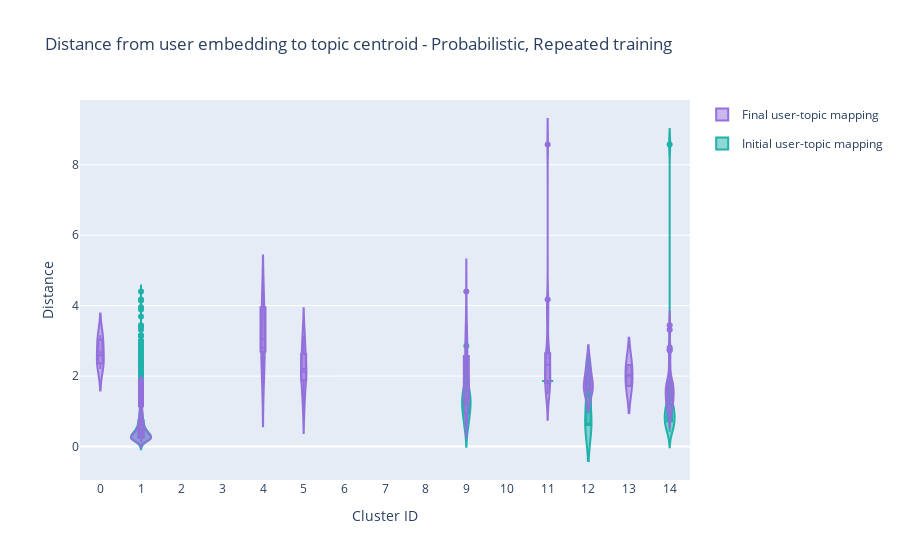

The notebook cell saved with this chart:
### Code cell
# Plotting only single training

fig = go.Figure()

t_initial, t_final = 1, 100

repeated_training = 1
training_type = 'Repeated training' if repeated_training else 'Single training'

cluster_ids = [c for c in range(num_clusters)]
initial_legend = 1
final_legend = 1
for clust_id in cluster_ids:
    # Plotting distribution of INITIAL user distance to INITIAL topic cluster by cluster
    fig.add_trace(go.Violin(x=df_topic_mapping['initial_topic_cluster'][(df_topic_mapping['initial_topic_cluster'] == clust_id) & (df_topic_mapping['repeated_training'] == repeated_training)],
                            y=df_topic_mapping['initial_topic_dist'][(df_topic_mapping['initial_topic_cluster'] == clust_id) & (df_topic_mapping['repeated_training'] == repeated_training)],
                            legendgroup=f"Initial",
                            name='Initial user-topic mapping',
                            box_visible=True,
                            line_color='lightseagreen',
                            meanline_visible=True,
                            showlegend=(initial_legend==1)
                            ))
    # Plotting distribution of FINAL user distance to FINAL topic cluster 
    # clust_counts_final.append((clust_id, df[df.final_cluster == clust_id].shape[0]))
    fig.add_trace(go.Violin(x=df_topic_mapping['final_topic_cluster'][(df_topic_mapping['final_topic_cluster'] == clust_id) & (df_topic_mapping['repeated_training'] == repeated_training)],
                            y=df_topic_mapping['final_topic_dist'][(df_topic_mapping['final_topic_cluster'] == clust_id) & (df_topic_mapping['repeated_training'] == repeated_training)],
                            legendgroup='Final',
                            name=f"Final user-topic mapping",
                            box_visible=True,
                            line_color='mediumpurple',
                            meanline_visible=True,
                            showlegend=(final_legend==1)
                            ))
    if clust_id in df_topic_mapping['initial_topic_cluster'].values:
        initial_legend = 0
    if clust_id in df_topic_mapping['final_topic_cluster'].values:
        final_legend = 0
    
fig.update_layout(
    title=f"Distance from user embedding to topic centroid - {model_names_readable[model]}, {training_type}",
    xaxis_title="Cluster ID",
    yaxis_title="Distance",
    # legend_title="Cluster assignment before v. after ",
    xaxis = dict(ticktext=cluster_ids, tick0=0, dtick=1),
    # legend=dict(yanchor="top", y=0.99, xanchor="left", x=0.01)
)
fig.show()

### Figure 1 — Plotly figure (JSON) as saved in the notebook; plotly's stock layout.template omitted (floating-point values rounded to 4 significant figures; data arrays with more than 128 entries replaced by an {"elided": "..."} marker saying what was removed)
{"data": [{"box": {"visible": true}, "legendgroup": "Initial", "line": {"color": "lightseagreen"}, "meanline": {"visible": true}, "name": "Initial user-topic mapping", "showlegend": true, "type": "violin", "x": [], "y": []}, {"box": {"visible": true}, "legendgroup": "Final", "line": {"color": "mediumpurple"}, "meanline": {"visible": true}, "name": "Final user-topic mapping", "showlegend": true, "type": "violin", "x": [0, 0, 0, 0, 0], "y": [3.161, 2.992, 2.591, 2.412, 2.201]}, {"box": {"visible": true}, "legendgroup": "Initial", "line": {"color": "lightseagreen"}, "meanline": {"visible": true}, "name": "Initial user-topic mapping", "showlegend": true, "type": "violin", "x": {"elided": "903 int values"}, "y": {"elided": "903 float values"}}, {"box": {"visible": true}, "legendgroup": "Final", "line": {"color": "mediumpurple"}, "meanline": {"visible": true}, "name": "Final user-topic mapping", "showlegend": false, "type": "violin", "x": {"elided": "834 int values"}, "y": {"elided": "834 float values"}}, {"box": {"visible": true}, "legendgroup": "Initial", "line": {"color": "lightseagreen"}, "meanline": {"visible": true}, "name": "Initial user-topic mapping", "showlegend": false, "type": "violin", "x": [], "y": []}, {"box": {"visible": true}, "legendgroup": "Final", "line": {"color": "mediumpurple"}, "meanline": {"visible": true}, "name": "Final user-topic mapping", "showlegend": false, "type": "violin", "x": [], "y": []}, {"box": {"visible": true}, "legendgroup": "Initial", "line": {"color": "lightseagreen"}, "meanline": {"visible": true}, "name": "Initial user-topic mapping", "showlegend": false, "type": "violin", "x": [], "y": []}, {"box": {"visible": true}, "legendgroup": "Final", "line": {"color": "mediumpurple"}, "meanline": {"visible": true}, "name": "Final user-topic mapping", "showlegend": false, "type": "violin", "x": [], "y": []}, {"box": {"visible": true}, "legendgroup": "Initial", "line": {"color": "lightseagreen"}, "meanline": {"visible": true}, "name": "Initial user-topic mapping", "showlegend": false, "type": "violin", "x": [], "y": []}, {"box": {"visible": true}, "legendgroup": "Final", "line": {"color": "mediumpurple"}, "meanline": {"visible": true}, "name": "Final user-topic mapping", "showlegend": false, "type": "violin", "x": [4, 4, 4, 4, 4, 4], "y": [2.694, 4.145, 1.849, 2.754, 3.954, 2.855]}, {"box": {"visible": true}, "legendgroup": "Initial", "line": {"color": "lightseagreen"}, "meanline": {"visible": true}, "name": "Initial user-topic mapping", "showlegend": false, "type": "violin", "x": [], "y": []}, {"box": {"visible": true}, "legendgroup": "Final", "line": {"color": "mediumpurple"}, "meanline": {"visible": true}, "name": "Final user-topic mapping", "showlegend": false, "type": "violin", "x": [5, 5, 5, 5, 5, 5, 5, 5], "y": [2.403, 1.166, 3.141, 2.038, 1.718, 2.866, 2.225, 2.04]}, {"box": {"visible": true}, "legendgroup": "Initial", "line": {"color": "lightseagreen"}, "meanline": {"visible": true}, "name": "Initial user-topic mapping", "showlegend": false, "type": "violin", "x": [], "y": []}, {"box": {"visible": true}, "legendgroup": "Final", "line": {"color": "mediumpurple"}, "meanline": {"visible": true}, "name": "Final user-topic mapping", "showlegend": false, "type": "violin", "x": [], "y": []}, {"box": {"visible": true}, "legendgroup": "Initial", "line": {"color": "lightseagreen"}, "meanline": {"visible": true}, "name": "Initial user-topic mapping", "showlegend": false, "type": "violin", "x": [], "y": []}, {"box": {"visible": true}, "legendgroup": "Final", "line": {"color": "mediumpurple"}, "meanline": {"visible": true}, "name": "Final user-topic mapping", "showlegend": false, "type": "violin", "x": [], "y": []}, {"box": {"visible": true}, "legendgroup": "Initial", "line": {"color": "lightseagreen"}, "meanline": {"visible": true}, "name": "Initial user-topic mapping", "showlegend": false, "type": "violin", "x": [], "y": []}, {"box": {"visible": true}, "legendgroup": "Final", "line": {"color": "mediumpurple"}, "meanline": {"visible": true}, "name": "Final user-topic mapping", "showlegend": false, "type": "violin", "x": [], "y": []}, {"box": {"visible": true}, "legendgroup": "Initial", "line": {"color": "lightseagreen"}, "meanline": {"visible": true}, "name": "Initial user-topic mapping", "showlegend": false, "type": "violin", "x": [9, 9, 9, 9, 9, 9, 9, 9, 9, 9, 9, 9, 9, 9, 9, 9, 9, 9], "y": [1.506, 1.416, 0.6291, 1.591, 1.728, 0.559, 1.161, 1.197, 1.214, 2.456, 1.578, 1.024, 0.6802, 1.361, 0.9317, 1.22, 2.855, 0.9321]}, {"box": {"visible": true}, "legendgroup": "Final", "line": {"color": "mediumpurple"}, "meanline": {"visible": true}, "name": "Final user-topic mapping", "showlegend": false, "type": "violin", "x": [9, 9, 9, 9, 9, 9, 9, 9, 9, 9, 9, 9, 9, 9, 9, 9, 9, 9, 9, 9, 9, 9, 9, 9, 9, 9], "y": [1.207, 1.732, 2.921, 1.291, 3.403, 1.821, 1.694, 1.463, 1.891, 2.869, 1.457, 2.566, 4.398, 2.998, 2.076, 1.578, 1.478, 1.771, 2.11, 1.297, 1.361, 3.137, 1.339, 1.297, 1.753, 1.177]}, {"box": {"visible": true}, "legendgroup": "Initial", "line": {"color": "lightseagreen"}, "meanline": {"visible": true}, "name": "Initial user-topic mapping", "showlegend": false, "type": "violin", "x": [], "y": []}, {"box": {"visible": true}, "legendgroup": "Final", "line": {"color": "mediumpurple"}, "meanline": {"visible": true}, "name": "Final user-topic mapping", "showlegend": false, "type": "violin", "x": [], "y": []}, {"box": {"visible": true}, "legendgroup": "Initial", "line": {"color": "lightseagreen"}, "meanline": {"visible": true}, "name": "Initial user-topic mapping", "showlegend": false, "type": "violin", "x": [11], "y": [1.856]}, {"box": {"visible": true}, "legendgroup": "Final", "line": {"color": "mediumpurple"}, "meanline": {"visible": true}, "name": "Final user-topic mapping", "showlegend": false, "type": "violin", "x": [11, 11, 11, 11, 11, 11, 11, 11, 11, 11, 11, 11, 11, 11, 11, 11, 11, 11, 11, 11], "y": [2.595, 1.79, 1.856, 1.486, 4.172, 3.692, 1.817, 2.509, 2.201, 2.441, 1.6, 8.572, 2.456, 1.795, 2.704, 1.987, 1.825, 2.438, 1.52, 3.892]}, {"box": {"visible": true}, "legendgroup": "Initial", "line": {"color": "lightseagreen"}, "meanline": {"visible": true}, "name": "Initial user-topic mapping", "showlegend": false, "type": "violin", "x": [12, 12, 12], "y": [1.678, 0.6429, 0.6035]}, {"box": {"visible": true}, "legendgroup": "Final", "line": {"color": "mediumpurple"}, "meanline": {"visible": true}, "name": "Final user-topic mapping", "showlegend": false, "type": "violin", "x": [12, 12, 12, 12], "y": [1.678, 1.531, 2.324, 1.854]}, {"box": {"visible": true}, "legendgroup": "Initial", "line": {"color": "lightseagreen"}, "meanline": {"visible": true}, "name": "Initial user-topic mapping", "showlegend": false, "type": "violin", "x": [], "y": []}, {"box": {"visible": true}, "legendgroup": "Final", "line": {"color": "mediumpurple"}, "meanline": {"visible": true}, "name": "Final user-topic mapping", "showlegend": false, "type": "violin", "x": [13, 13], "y": [1.721, 2.313]}, {"box": {"visible": true}, "legendgroup": "Initial", "line": {"color": "lightseagreen"}, "meanline": {"visible": true}, "name": "Initial user-topic mapping", "showlegend": false, "type": "violin", "x": [14, 14, 14, 14, 14, 14, 14, 14, 14, 14, 14, 14, 14, 14, 14, 14, 14, 14], "y": [0.9451, 1.207, 1.068, 1.531, 0.7068, 1.008, 0.5742, 8.572, 1.179, 1.006, 1.529, 0.4182, 0.7839, 2.754, 0.7671, 0.5097, 0.5743, 0.778]}, {"box": {"visible": true}, "legendgroup": "Final", "line": {"color": "mediumpurple"}, "meanline": {"visible": true}, "name": "Final user-topic mapping", "showlegend": false, "type": "violin", "x": [14, 14, 14, 14, 14, 14, 14, 14, 14, 14, 14, 14, 14, 14, 14, 14, 14, 14, 14, 14, 14, 14, 14, 14, 14, 14, 14, 14, 14, 14, 14, 14, 14, 14, 14, 14, 14, 14], "y": [1.182, 1.304, 1.378, 1.241, 1.703, 1.542, 1.454, 1.179, 1.821, 1.591, 1.808, 1.626, 3.44, 1.372, 1.727, 1.756, 1.214, 1.416, 1.893, 2.725, 1.089, 0.9414, 0.9585, 1.16, 2.811, 1.725, 1.009, 2.282, 3.312, 2.197, 1.331, 1.502, 1.872, 1.415, 1.745, 1.632, 2.534, 1.547]}, {"box": {"visible": true}, "legendgroup": "Initial", "line": {"color": "lightseagreen"}, "meanline": {"visible": true}, "name": "Initial user-topic mapping", "showlegend": false, "type": "violin", "x": [], "y": []}, {"box": {"visible": true}, "legendgroup": "Final", "line": {"color": "mediumpurple"}, "meanline": {"visible": true}, "name": "Final user-topic mapping", "showlegend": false, "type": "violin", "x": [], "y": []}, {"box": {"visible": true}, "legendgroup": "Initial", "line": {"color": "lightseagreen"}, "meanline": {"visible": true}, "name": "Initial user-topic mapping", "showlegend": false, "type": "violin", "x": [], "y": []}, {"box": {"visible": true}, "legendgroup": "Final", "line": {"color": "mediumpurple"}, "meanline": {"visible": true}, "name": "Final user-topic mapping", "showlegend": false, "type": "violin", "x": [], "y": []}, {"box": {"visible": true}, "legendgroup": "Initial", "line": {"color": "lightseagreen"}, "meanline": {"visible": true}, "name": "Initial user-topic mapping", "showlegend": false, "type": "violin", "x": [], "y": []}, {"box": {"visible": true}, "legendgroup": "Final", "line": {"color": "mediumpurple"}, "meanline": {"visible": true}, "name": "Final user-topic mapping", "showlegend": false, "type": "violin", "x": [], "y": []}, {"box": {"visible": true}, "legendgroup": "Initial", "line": {"color": "lightseagreen"}, "meanline": {"visible": true}, "name": "Initial user-topic mapping", "showlegend": false, "type": "violin", "x": [], "y": []}, {"box": {"visible": true}, "legendgroup": "Final", "line": {"color": "mediumpurple"}, "meanline": {"visible": true}, "name": "Final user-topic mapping", "showlegend": false, "type": "violin", "x": [], "y": []}, {"box": {"visible": true}, "legendgroup": "Initial", "line": {"color": "lightseagreen"}, "meanline": {"visible": true}, "name": "Initial user-topic mapping", "showlegend": false, "type": "violin", "x": [], "y": []}, {"box": {"visible": true}, "legendgroup": "Final", "line": {"color": "mediumpurple"}, "meanline": {"visible": true}, "name": "Final user-topic mapping", "showlegend": false, "type": "violin", "x": [], "y": []}, {"box": {"visible": true}, "legendgroup": "Initial", "line": {"color": "lightseagreen"}, "meanline": {"visible": true}, "name": "Initial user-topic mapping", "showlegend": false, "type": "violin", "x": [], "y": []}, {"box": {"visible": true}, "legendgroup": "Final", "line": {"color": "mediumpurple"}, "meanline": {"visible": true}, "name": "Final user-topic mapping", "showlegend": false, "type": "violin", "x": [], "y": []}, {"box": {"visible": true}, "legendgroup": "Initial", "line": {"color": "lightseagreen"}, "meanline": {"visible": true}, "name": "Initial user-topic mapping", "showlegend": false, "type": "violin", "x": [], "y": []}, {"box": {"visible": true}, "legendgroup": "Final", "line": {"color": "mediumpurple"}, "meanline": {"visible": true}, "name": "Final user-topic mapping", "showlegend": false, "type": "violin", "x": [], "y": []}, {"box": {"visible": true}, "legendgroup": "Initial", "line": {"color": "lightseagreen"}, "meanline": {"visible": true}, "name": "Initial user-topic mapping", "showlegend": false, "type": "violin", "x": [], "y": []}, {"box": {"visible": true}, "legendgroup": "Final", "line": {"color": "mediumpurple"}, "meanline": {"visible": true}, "name": "Final user-topic mapping", "showlegend": false, "type": "violin", "x": [], "y": []}, {"box": {"visible": true}, "legendgroup": "Initial", "line": {"color": "lightseagreen"}, "meanline": {"visible": true}, "name": "Initial user-topic mapping", "showlegend": false, "type": "violin", "x": [], "y": []}, {"box": {"visible": true}, "legendgroup": "Final", "line": {"color": "mediumpurple"}, "meanline": {"visible": true}, "name": "Final user-topic mapping", "showlegend": false, "type": "violin", "x": [], "y": []}, {"box": {"visible": true}, "legendgroup": "Initial", "line": {"color": "lightseagreen"}, "meanline": {"visible": true}, "name": "Initial user-topic mapping", "showlegend": false, "type": "violin", "x": [], "y": []}, {"box": {"visible": true}, "legendgroup": "Final", "line": {"color": "mediumpurple"}, "meanline": {"visible": true}, "name": "Final user-topic mapping", "showlegend": false, "type": "violin", "x": [], "y": []}], "layout": {"title": {"text": "Distance from user embedding to topic centroid - Probabilistic, Repeated training"}, "xaxis": {"dtick": 1, "tick0": 0, "ticktext": [0, 1, 2, 3, 4, 5, 6, 7, 8, 9, 10, 11, 12, 13, 14, 15, 16, 17, 18, 19, 20, 21, 22, 23, 24], "title": {"text": "Cluster ID"}}, "yaxis": {"title": {"text": "Distance"}}}}
